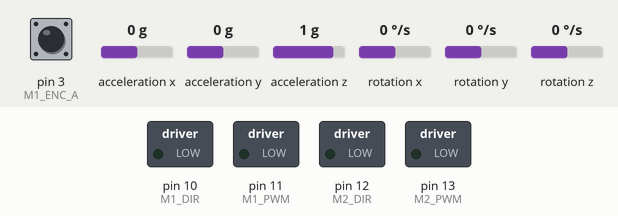
Simulated run of this sketch. Board: Arduino Uno, built with avr-gcc and run on an emulated ATmega328P. On the bench: switched loads named in the sketch (green lamp = pin HIGH). The inputs (shaded band) are chosen by the test bench; at power-on: pin 3 (M1_ENC_A) HIGH, acceleration x 0 g, acceleration y 0 g, acceleration z 1 g, rotation x 0 °/s, rotation y 0 °/s, rotation z 0 °/s. What the sketch prints to the serial monitor is not drawn.

Above: at 0.1 s.
At 0.6 s:
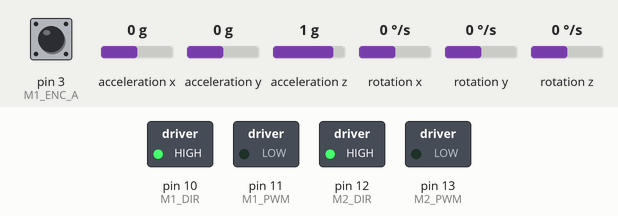
Timing chart, 0 to 2.1 s (numbered marks = the images above):
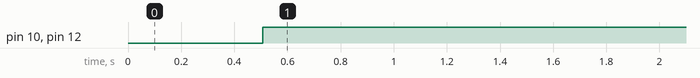

The sketch:

robot_firmware.ino
```cpp
#include <Wire.h>
#include <MPU6050.h>

// --- Pin definitions ---
#define M1_DIR  10
#define M1_PWM  11
#define M2_DIR  12
#define M2_PWM  13

#define M1_ENC_A  3
#define M1_ENC_B  2
#define M2_ENC_A  18
#define M2_ENC_B  19

#define MAX_SPEED_MPS 0.58
#define MAX_PWM 60//138

// --- Encoder tick counters (updated in ISRs) ---
volatile long m1_ticks = 0;
volatile long m2_ticks = 0;

MPU6050 mpu;
char input_buf[32];
int input_len = 0;
unsigned long lastCmdTime = 0;

void setup() {
    Serial.begin(115200);

    pinMode(M1_DIR, OUTPUT); digitalWrite(M1_DIR, LOW);
    pinMode(M1_PWM, OUTPUT); digitalWrite(M1_PWM, LOW);
    pinMode(M2_DIR, OUTPUT); digitalWrite(M2_DIR, LOW);
    pinMode(M2_PWM, OUTPUT); digitalWrite(M2_PWM, LOW);

    pinMode(M1_ENC_A, INPUT_PULLUP);
    pinMode(M1_ENC_B, INPUT_PULLUP);
    pinMode(M2_ENC_A, INPUT_PULLUP);
    pinMode(M2_ENC_B, INPUT_PULLUP);

    attachInterrupt(digitalPinToInterrupt(M1_ENC_A), m1_encoder_isr, CHANGE);
    attachInterrupt(digitalPinToInterrupt(M2_ENC_A), m2_encoder_isr, CHANGE);

    Wire.begin();
    mpu.initialize();
}

void loop() {
    if (millis() - lastCmdTime > 500) {
        set_motor(M1_DIR, M1_PWM, 0);
        set_motor(M2_DIR, M2_PWM, 0);
    }

    while (Serial.available()) {
        char c = Serial.read();
        if (c == '\n') {
            input_buf[input_len] = '\0';
            parseCommand(input_buf);
            input_len = 0;
        } else if (input_len < 31) {
            input_buf[input_len++] = c;
        }
    }

  static unsigned long lastImu = 0;
  if (millis() - lastImu > 20) {
    int16_t ax, ay, az, gx, gy, gz;
    mpu.getMotion6(&ax, &ay, &az, &gx, &gy, &gz);

    Serial.print("IMU ");
    Serial.print(ax / 16384.0 * 9.81, 4); Serial.print(" ");
    Serial.print(ay / 16384.0 * 9.81, 4); Serial.print(" ");
    Serial.print(az / 16384.0 * 9.81, 4); Serial.print(" ");
    Serial.print(gx / 131.0 * 0.017453, 4); Serial.print(" ");
    Serial.print(gy / 131.0 * 0.017453, 4); Serial.print(" ");
    Serial.println(gz / 131.0 * 0.017453, 4);
    lastImu = millis();
  }

  static unsigned long lastEnc = 0;
  if (millis() - lastEnc > 50) {
        long t1, t2;

        noInterrupts();
        t1 = m1_ticks;
        t2 = m2_ticks;
        interrupts();

        Serial.print("ENC ");
        Serial.print(t1);
        Serial.print(" ");
        Serial.println(t2);
        lastEnc = millis();
    }
}

void parseCommand(char* cmd) {
  if (strncmp(cmd, "VEL", 3) == 0) {
    char* tok1 = strtok(cmd + 4, " ");
    char* tok2 = strtok(NULL, " ");
    if (tok1 == NULL || tok2 == NULL) return;
    set_motor(M1_DIR, M1_PWM, atof(tok1));
    set_motor(M2_DIR, M2_PWM, atof(tok2));
    lastCmdTime = millis();
  }
}

void m1_encoder_isr() {
    bool a = digitalRead(M1_ENC_A);
    bool b = digitalRead(M1_ENC_B);
    m1_ticks += (a == b) ? -1 : 1;
}

void m2_encoder_isr() {
    bool a = digitalRead(M2_ENC_A);
    bool b = digitalRead(M2_ENC_B);
    m2_ticks += (a == b) ? 1 : -1;
}

void set_motor(int dir_pin, int pwm_pin, float speed) {
  speed = constrain(speed, -MAX_SPEED_MPS, MAX_SPEED_MPS);
  if (speed >= 0) {
    digitalWrite(dir_pin, HIGH);
    analogWrite(pwm_pin, (int)((speed / MAX_SPEED_MPS) * MAX_PWM));
  } else {
    digitalWrite(dir_pin, LOW);
    analogWrite(pwm_pin, (int)((-speed / MAX_SPEED_MPS) * MAX_PWM));
  }
}
```

Measured:
- by itself, pin 10 (M1_DIR), pin 12 (M2_DIR): LOW → HIGH at 0.51 s
